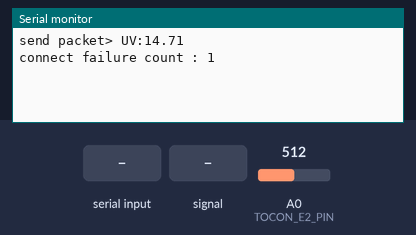
The sketch below on a simulated Arduino Uno, built with avr-gcc and run on an emulated ATmega328P. On the bench: the last lines printed to the serial monitor. Inputs (shaded band) come from the test bench; at power-on: A0 (TOCON_E2_PIN) = 512.

Above: at 1.2 s.
1.3 s: "1" received over the second serial link
At 3.9 s:
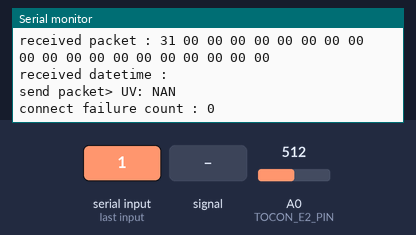
4.6 s: A0 (TOCON_E2_PIN) fed a 200 Hz sine of ±81 counts around its level
6.1 s: A0 (TOCON_E2_PIN) set to 716
At 7.0 s:
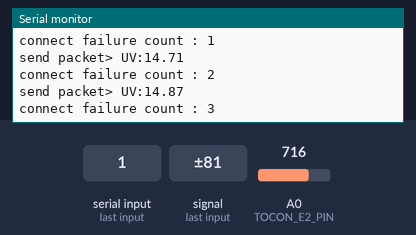
7.6 s: A0 (TOCON_E2_PIN) fed a 1000 Hz sine of ±255 counts around its level
9.1 s: A0 (TOCON_E2_PIN) fed a 2 Hz sine of ±306 counts around its level
13.2 s: "0" received over the second serial link
At 17.1 s:
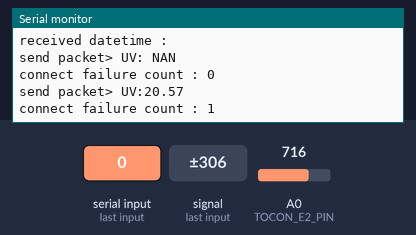
Timing chart, 0 to 18.3 s (numbered marks = the images above; inputs shaded):
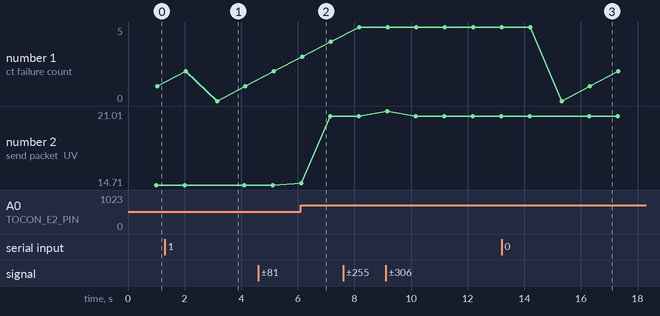

The sketch:

UVdevice_v2.0.1.ino
```cpp
#define DEBUG 1

#include <SoftwareSerial.h>

#define TOCON_E2_PIN A0
#define DEV_ID      1
#define OLED_MOSI   8
#define OLED_CLK    9
#define OLED_DC    10
#define OLED_CS    11
#define OLED_RESET 12

#define BLE_TX 3
#define BLE_RX 2
SoftwareSerial hm10(BLE_TX, BLE_RX);

#define PACKET_TX_SYNC_LEN 16
#define PACKET_RX_LEN 20

unsigned long long lastMillis = 0;

const byte b_flag = (byte)0xff;
//const unsigned long ul_flag = (unsigned long)0xff;
String datetime = "2018-04-16 00:00"; //default value
bool bConnect = true;
int connectFailCount = 0;

byte txpktSync[] = {
  (byte)0x02, //stx
  (byte)0xff,
  (byte)DEV_ID, //device id
  (byte)0xff,
  (byte)0x00, (byte)0x00, (byte)0x00, (byte)0x00, //for uvi (idx : 4,5,6,7)
  (byte)0xff,
  (byte)0x00, //checksum (idx:9)
  (byte)0x03  //etx
};

void setup() {
  Serial.begin(9600);
  hm10.begin(9600);
}

void loop() {
  lastMillis = millis();

  byte packetRx[22];
  char badt[17]={0}; // MUST add null end!

  if (hm10.available()) { // read packet from app
    connectFailCount = 0;
    hm10.readBytes(packetRx, PACKET_RX_LEN);

#if DEBUG
    Serial.print(F("received packet : "));
    Serial.println(pktToString(packetRx, 0, PACKET_RX_LEN-1));
#endif

    for (int i = 0; i < 16; i++) //copy without null end
      badt[i] = (char)packetRx[4 + i];
    datetime = String(badt);

#if DEBUG
    Serial.print(F("received datetime : "));
    Serial.println(datetime);
#endif
  } else {
    connectFailCount += 1;
  }

  double uvi = measureUVI();
//  writeUvi2Packet(uvi);
  String msg = "UV:" + String(uvi, 2) + String('\0');
  byte tmpPacket[8] = {0};
  msg.getBytes(tmpPacket, 8);

#if DEBUG
  Serial.print(F("send packet> "));
//  Serial.println(pktToString(txpktSync, 0, PACKET_TX_SYNC_LEN-1));
  Serial.println(msg);
  Serial.print(F("connect failure count : "));
  Serial.println(connectFailCount);
#endif

  // send Packet
//  hm10.write(txpktSync, PACKET_TX_SYNC_LEN);
  hm10.write(tmpPacket, 7);

  if(connectFailCount <= 3) {
    bConnect = true;
  } else if (connectFailCount > 3) {
    bConnect = false;
    connectFailCount = 4;
  }
}

double measureUVI() {
  double sumUvi = 0.0;
  int count = 0;

  while (millis() - lastMillis < 1000) {
    double cuvi = 5000 * (analogRead(TOCON_E2_PIN) / 1024.0) / 170;
    sumUvi += cuvi;
    count++;
  }

  return sumUvi / count;
}

void writeUvi2Packet(double uvi) {
  byte *b = (byte *)(&uvi);

  for(int i=0;i<4;i++)
    txpktSync[7-i] = b[i];

#if DEBUG
  Serial.print(F("UVI) source: ")); Serial.print(uvi, 8);
  Serial.print(F(", byte array : ")); Serial.println(pktToString(txpktSync, 4, 7));
#endif
}

#if DEBUG
String pktToString(byte* packet, int startIdx, int endIdx) {
  String ret = "";
  for (int i = startIdx; i <= endIdx; i++) {
    String sb = String(packet[i], 16);
    if (sb.length() < 2)
      sb = "0" + sb;
    ret += (sb + " ");
  }
  return ret;
}
#endif
```

Measured:
- after the input at 1.3 s, the serial monitor: prints a new line after 1.7 s (image 1)
- after the input at 6.1 s, the serial monitor: prints a new line at once (image 2)
- after the input at 13.2 s, the serial monitor: prints a new line after 2.0 s (image 3)
- plotted number 1: 5 → 2 after the input at 13.2 s
- plotted number 2: 14.71 → 20.56 after the input at 6.1 s, 20.56 → 20.57 after the input at 7.6 s
